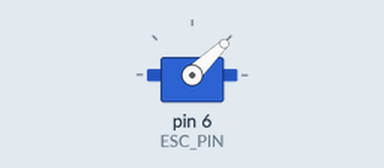
Recording of a sketch running on a simulated Arduino Uno, built with avr-gcc and run on an emulated ATmega328P. Parts: servo.

Above: at 0.1 s.
At 0.6 s:
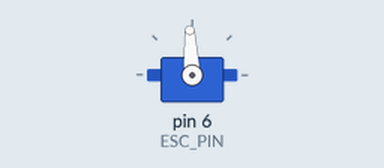
Timing chart, 0 to 2.1 s (numbered marks = the images above):
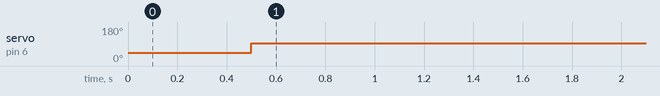

Measured:
- by itself, servo on pin 6 (ESC_PIN): 44° → 93° at 0.50 s

The sketch:

servo_bare_minimum.ino
```cpp
/**
 * @file: servo_esc_test.ino
 *
 * @brief: control ESC's with Arduino Servo library.
 * TODO: Compare signals on o-scope.
 */

/* Libraries */
#include <Servo.h>  // built-in Servo library will create signals needed for esc

/* Pin Definitions */
#define ESC_PIN 6

/* ESC signal constants */
#define ESC_LOW_LIMIT 1000   // [microseconds] corresponds to zero throttle
#define ESC_UPP_LIMIT 2000   // [microseconds] corresponds to full throttle

/* Servo Object */
Servo esc;

/* Setup */
void setup() {
  esc.attach(ESC_PIN);  // "initializes" ESC at ESC_PIN
  esc.writeMicroseconds(ESC_LOW_LIMIT);
  delay(500); // give the ESC some time to arm
}

/* Main loop */
void loop() {
  esc.writeMicroseconds(1500);
}
```
